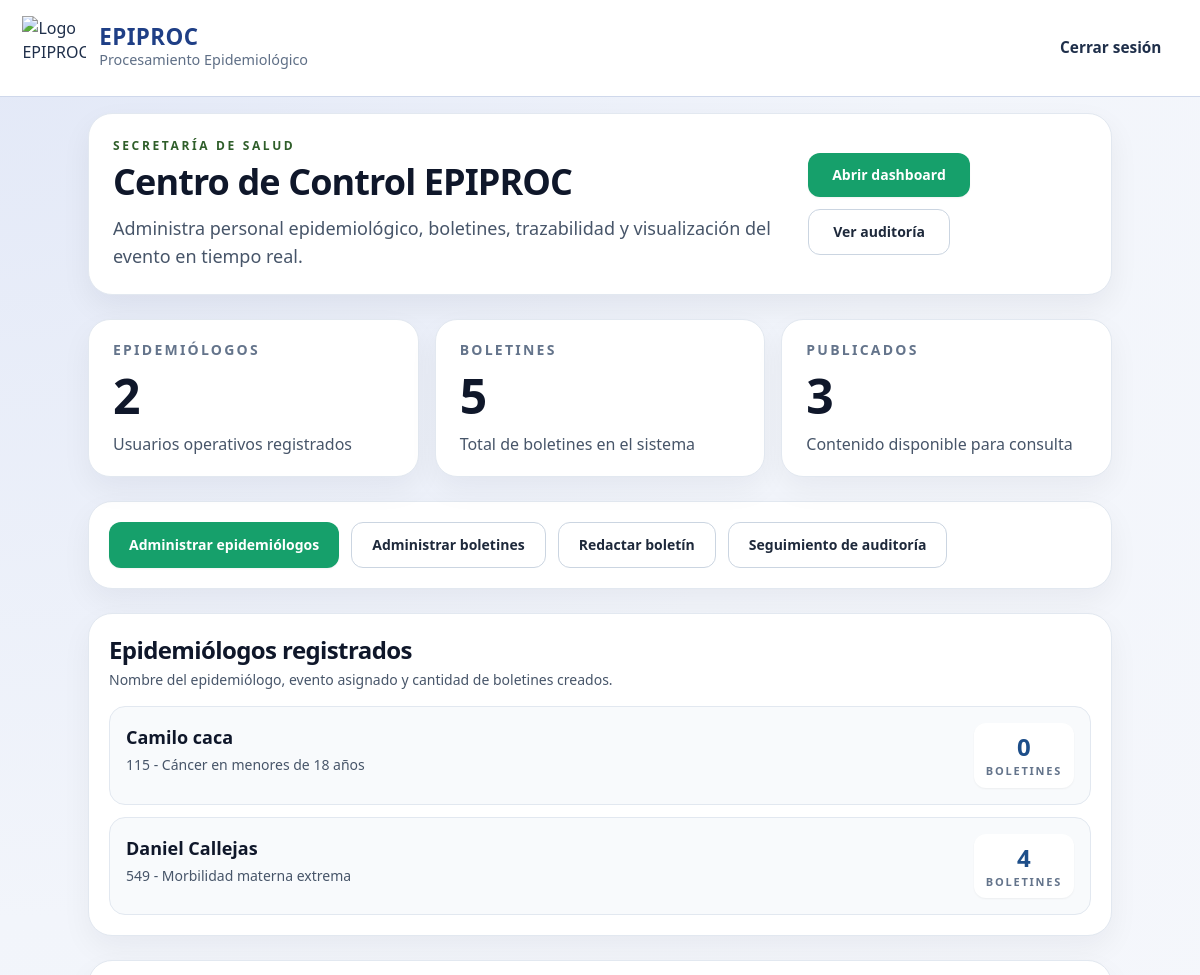
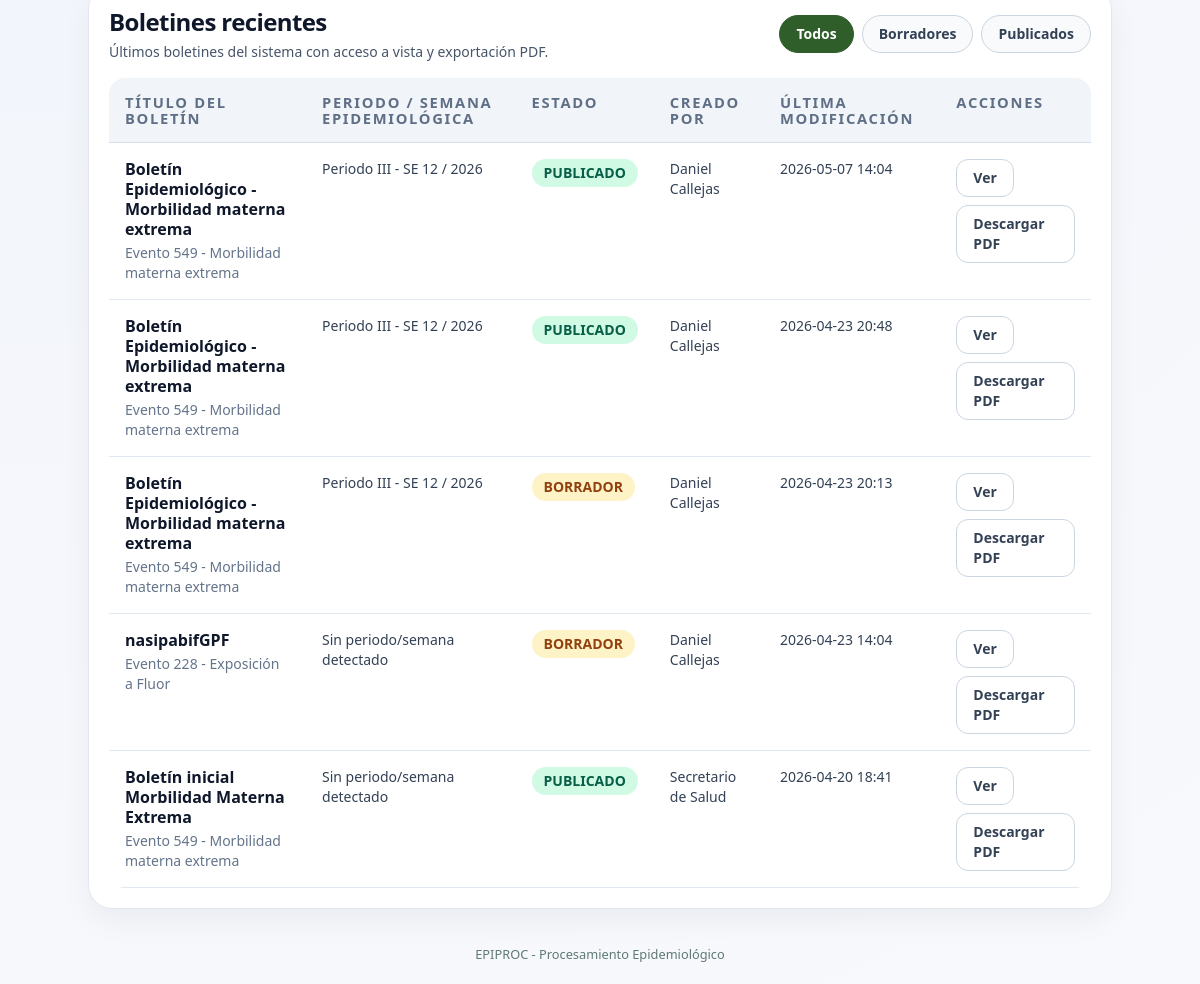
The page /admin (signed in) on the database its author committed (2 pictures, top to bottom).
### epiproc_web/models.py (models this page shows, shortened)
class User(db.Model):
    __tablename__ = "users"
    id = db.Column(db.Integer, primary_key=True)
    username = db.Column(db.String(80), unique=True, nullable=False)
    password_hash = db.Column(db.String(255), nullable=False)
    password_visible = db.Column(db.String(255), nullable=True)
    role = db.Column(db.String(30), nullable=False, index=True)
    full_name = db.Column(db.String(150), nullable=False)
    cedula = db.Column(db.String(30), unique=True, nullable=False)
    email = db.Column(db.String(150), unique=True, nullable=False)
    assigned_event_code = db.Column(db.Integer, db.ForeignKey("events.code"), nullable=True)
    must_change_password = db.Column(db.Boolean, default=False, nullable=False)
    is_active = db.Column(db.Boolean, default=True, nullable=False)
    credentials_updated_at = db.Column(db.DateTime, nullable=True)
    created_at = db.Column(db.DateTime, default=datetime.utcnow, nullable=False)
    updated_at = db.Column(db.DateTime, default=datetime.utcnow, onupdate=datetime.utcnow, nullable=False)
    bulletins = db.relationship("Bulletin", back_populates="author", lazy=True)

class Bulletin(db.Model):
    __tablename__ = "bulletins"
    id = db.Column(db.Integer, primary_key=True)
    title = db.Column(db.String(250), nullable=False)
    content = db.Column(db.Text, nullable=False)
    status = db.Column(db.String(20), nullable=False, default=BulletinStatus.BORRADOR)
    event_code = db.Column(db.Integer, db.ForeignKey("events.code"), nullable=False, index=True)
    author_id = db.Column(db.Integer, db.ForeignKey("users.id"), nullable=False, index=True)
    created_at = db.Column(db.DateTime, default=datetime.utcnow, nullable=False)
    updated_at = db.Column(db.DateTime, default=datetime.utcnow, onupdate=datetime.utcnow, nullable=False)
    published_at = db.Column(db.DateTime, nullable=True)
    author = db.relationship("User", back_populates="bulletins")
    event = db.relationship("Event", back_populates="bulletins")

class Event(db.Model):
    __tablename__ = "events"
    code = db.Column(db.Integer, primary_key=True)
    name = db.Column(db.String(200), nullable=False)
    active = db.Column(db.Boolean, default=True, nullable=False)
    users = db.relationship("User", backref="assigned_event", lazy=True)
    bulletins = db.relationship("Bulletin", back_populates="event", lazy=True)

### epiproc_web/app.py (the view)
    @app.route("/admin")
    @role_required(UserRole.SECRETARIO)
    def admin_panel():
        remote_cedulas: Optional[set[str]] = None
        remote_usernames: Optional[set[str]] = None
        remote_emails: Optional[set[str]] = None
        try:
            _, _, remote_cedulas, remote_usernames, remote_emails = _sync_all_epidemiologos_from_apps_script()
        except Exception:
            pass
        epi_rows = _get_admin_epidemiologo_rows(
            remote_cedulas=remote_cedulas,
            remote_usernames=remote_usernames,
            remote_emails=remote_emails,
        )
        total_epi = len(epi_rows)
        total_boletines = Bulletin.query.count()
        publicados = Bulletin.query.filter_by(status=BulletinStatus.PUBLICADO).count()
        status_filter = (request.args.get("estado") or "TODOS").strip().upper()
        recent_bulletin_rows = _get_admin_recent_bulletin_rows(status_filter)
        return render_template(
            "admin_panel.html",
            total_epi=total_epi,
            total_boletines=total_boletines,
            publicados=publicados,
            epi_rows=epi_rows,
            recent_bulletin_rows=recent_bulletin_rows,
            status_filter=status_filter,
            compact_topnav=True,
        )

### epiproc_web/templates/admin_panel.html (shortened to what this page needs)
{% extends 'base.html' %}
{% block extra_head %}
<script src="https://cdn.tailwindcss.com"></script>
{% endblock %}
{% block content %}
<section class="mx-auto max-w-7xl space-y-6">
    <section class="rounded-[24px] border border-slate-200 bg-white px-6 py-6 shadow-[0_12px_30px_rgba(15,23,42,0.06)]">
        <div class="flex flex-col gap-4 lg:flex-row lg:items-center lg:justify-between">
            <div>
                <p class="mb-2 text-xs font-extrabold uppercase tracking-[0.22em] text-[#2F5E2A]">Secretaría de Salud</p>
                <h2 class="text-4xl font-black tracking-tight text-slate-900">Centro de Control EPIPROC</h2>
                <p class="mt-3 max-w-3xl text-lg text-slate-600">Administra personal epidemiológico, boletines, trazabilidad y visualización del evento en tiempo real.</p>
            </div>
            <div class="flex flex-wrap gap-3">
                <a class="inline-flex items-center justify-center rounded-xl bg-[#16A06B] px-6 py-3 text-sm font-bold text-white shadow-sm transition hover:bg-[#11875a]" href="{{ url_for('admin_dashboard') }}">Abrir dashboard</a>
                <a class="inline-flex items-center justify-center rounded-xl border border-slate-300 bg-white px-6 py-3 text-sm font-bold text-slate-800 transition hover:bg-slate-50" href="{{ url_for('admin_audit') }}">Ver auditoría</a>
            </div>
        </div>
    </section>
    <section class="grid gap-4 md:grid-cols-3">
        <article class="rounded-[22px] border border-slate-200 bg-white px-6 py-5 shadow-[0_12px_30px_rgba(15,23,42,0.05)]">
            <h3 class="text-sm font-extrabold uppercase tracking-[0.16em] text-slate-500">Epidemiólogos</h3>
            <strong class="mt-3 block text-5xl font-black text-slate-900">{{ total_epi }}</strong>
            <p class="mt-3 text-base text-slate-600">Usuarios operativos registrados</p>
        </article>
        <article class="rounded-[22px] border border-slate-200 bg-white px-6 py-5 shadow-[0_12px_30px_rgba(15,23,42,0.05)]">
            <h3 class="text-sm font-extrabold uppercase tracking-[0.16em] text-slate-500">Boletines</h3>
            <strong class="mt-3 block text-5xl font-black text-slate-900">{{ total_boletines }}</strong>
            <p class="mt-3 text-base text-slate-600">Total de boletines en el sistema</p>
        </article>
        <article class="rounded-[22px] border border-slate-200 bg-white px-6 py-5 shadow-[0_12px_30px_rgba(15,23,42,0.05)]">
            <h3 class="text-sm font-extrabold uppercase tracking-[0.16em] text-slate-500">Publicados</h3>
            <strong class="mt-3 block text-5xl font-black text-slate-900">{{ publicados }}</strong>
            <p class="mt-3 text-base text-slate-600">Contenido disponible para consulta</p>
        </article>
    </section>
    <section class="rounded-[24px] border border-slate-200 bg-white px-5 py-5 shadow-[0_12px_30px_rgba(15,23,42,0.05)]">
        <div class="flex flex-wrap gap-3">
            <a class="inline-flex items-center justify-center rounded-xl bg-[#16A06B] px-5 py-3 text-sm font-bold text-white shadow-sm transition hover:bg-[#11875a]" href="{{ url_for('admin_epi_list') }}">Administrar epidemiólogos</a>
            <a class="inline-flex items-center justify-center rounded-xl border border-slate-300 bg-white px-5 py-3 text-sm font-bold text-slate-800 transition hover:bg-slate-50" href="{{ url_for('admin_bulletins') }}">Administrar boletines</a>
            <a class="inline-flex items-center justify-center rounded-xl border border-slate-300 bg-white px-5 py-3 text-sm font-bold text-slate-800 transition hover:bg-slate-50" href="{{ url_for('admin_bulletin_new') }}">Redactar boletín</a>
            <a class="inline-flex items-center justify-center rounded-xl border border-slate-300 bg-white px-5 py-3 text-sm font-bold text-slate-800 transition hover:bg-slate-50" href="{{ url_for('admin_audit') }}">Seguimiento de auditoría</a>
        </div>
    </section>
    <section class="grid gap-6 xl:grid-cols-[0.95fr_1.35fr]">
        <section class="rounded-[24px] border border-slate-200 bg-white px-5 py-5 shadow-[0_12px_30px_rgba(15,23,42,0.05)]">
            <div class="mb-4">
                <h3 class="text-2xl font-black tracking-tight text-slate-900">Epidemiólogos registrados</h3>
                <p class="mt-1 text-sm text-slate-600">Nombre del epidemiólogo, evento asignado y cantidad de boletines creados.</p>
            </div>
            <div class="space-y-3">
                {% for item in epi_rows %}
                    <article class="rounded-2xl border border-slate-200 bg-slate-50 px-4 py-4">
                        <div class="flex items-start justify-between gap-3">
                            <div>
                                <h4 class="text-lg font-extrabold text-slate-900">{{ item.user.full_name }}</h4>
                                <p class="mt-1 text-sm text-slate-600">{{ item.event_label }}</p>
                            </div>
                            <div class="rounded-xl bg-white px-3 py-2 text-center shadow-sm">
                                <div class="text-2xl font-black text-[#1D4E89]">{{ item.bulletin_count }}</div>
                                <div class="text-[11px] font-extrabold uppercase tracking-[0.16em] text-slate-500">Boletines</div>
                            </div>
                        </div>
                    </article>
                {% else %}
                    <div class="rounded-2xl border border-dashed border-slate-300 px-4 py-10 text-center text-sm text-slate-500">No hay epidemiólogos registrados.</div>
                {% endfor %}
            </div>
        </section>
        <section class="rounded-[24px] border border-slate-200 bg-white px-5 py-5 shadow-[0_12px_30px_rgba(15,23,42,0.05)]">
            <div class="flex flex-col gap-4 md:flex-row md:items-center md:justify-between">
                <div>
                    <h3 class="text-2xl font-black tracking-tight text-slate-900">Boletines recientes</h3>
                    <p class="mt-1 text-sm text-slate-600">Últimos boletines del sistema con acceso a vista y exportación PDF.</p>
                </div>
                <div class="flex flex-wrap gap-2">
                    <a class="rounded-full border px-4 py-2 text-sm font-bold {% if status_filter == 'TODOS' %}border-[#2F5E2A] bg-[#2F5E2A] text-white{% else %}border-slate-300 bg-slate-50 text-slate-700{% endif %}" href="{{ url_for('admin_panel', estado='TODOS') }}">Todos</a>
                    <a class="rounded-full border px-4 py-2 text-sm font-bold {% if status_filter == 'BORRADOR' %}border-[#2F5E2A] bg-[#2F5E2A] text-white{% else %}border-slate-300 bg-slate-50 text-slate-700{% endif %}" href="{{ url_for('admin_panel', estado='BORRADOR') }}">Borradores</a>
                    <a class="rounded-full border px-4 py-2 text-sm font-bold {% if status_filter == 'PUBLICADO' %}border-[#2F5E2A] bg-[#2F5E2A] text-white{% else %}border-slate-300 bg-slate-50 text-slate-700{% endif %}" href="{{ url_for('admin_panel', estado='PUBLICADO') }}">Publicados</a>
                </div>
            </div>
            <div class="mt-4 overflow-x-auto">
                <table class="min-w-full border-separate border-spacing-0 overflow-hidden rounded-2xl">
                    <thead>
                        <tr class="bg-slate-100 text-left text-xs font-extrabold uppercase tracking-[0.14em] text-slate-600">
                            <th class="px-4 py-4">Título del boletín</th>
                            <th class="px-4 py-4">Periodo / Semana Epidemiológica</th>
                            <th class="px-4 py-4">Estado</th>
                            <th class="px-4 py-4">Creado por</th>
                            <th class="px-4 py-4">Última modificación</th>
                            <th class="px-4 py-4">Acciones</th>
                        </tr>
                    </thead>
                    <tbody>
                        {% for item in recent_bulletin_rows %}
                            {% set b = item.bulletin %}
                            <tr class="border-b border-slate-200 align-top">
                                <td class="border-b border-slate-200 px-4 py-4">
                                    <div class="text-base font-extrabold leading-tight text-slate-900">{{ b.title }}</div>
                                    <div class="mt-1 text-sm text-slate-500">Evento {{ b.event_code }}{% if b.event %} - {{ b.event.name }}{% endif %}</div>
                                </td>
                                <td class="border-b border-slate-200 px-4 py-4 text-sm text-slate-700">{{ item.week_label }}</td>
                                <td class="border-b border-slate-200 px-4 py-4">
                                    <span class="inline-flex rounded-full px-3 py-1 text-sm font-extrabold {% if b.status == 'PUBLICADO' %}bg-emerald-100 text-emerald-800{% else %}bg-amber-100 text-amber-800{% endif %}">{{ b.status }}</span>
                                </td>
                                <td class="border-b border-slate-200 px-4 py-4 text-sm text-slate-700">{{ b.author.full_name if b.author else 'Sin autor' }}</td>
                                <td class="border-b border-slate-200 px-4 py-4 text-sm text-slate-700">{{ b.updated_at.strftime('%Y-%m-%d %H:%M') }}</td>
                                <td class="border-b border-slate-200 px-4 py-4">
                                    <div class="flex flex-wrap gap-2">
                                        <a class="inline-flex items-center justify-center rounded-xl border border-slate-300 bg-white px-4 py-2 text-sm font-bold text-slate-700 hover:bg-slate-50" href="{{ url_for('admin_bulletin_edit', bulletin_id=b.id) }}?preview=1#preview-root">Ver</a>
                                        <a class="inline-flex items-center justify-center rounded-xl border border-slate-300 bg-white px-4 py-2 text-sm font-bold text-slate-700 hover:bg-slate-50" href="{{ url_for('admin_bulletin_edit', bulletin_id=b.id) }}?download=pdf">Descargar PDF</a>
                                    </div>
                                </td>
                            </tr>
                        {% else %}
                            <tr>
                                <td colspan="6" class="px-4 py-10 text-center text-base text-slate-500">No hay boletines para el filtro seleccionado.</td>
                            </tr>
                        {% endfor %}
                    </tbody>
                </table>
            </div>
        </section>
    </section>
</section>
{% endblock %}

### rows shown on the page
User: user.full_name "Camilo caca"
User: user.full_name "Daniel Callejas", author "Daniel Callejas" "Daniel Callejas" "Daniel Callejas" "Daniel Callejas"
Bulletin: title "Boletín Epidemiológico - Morbilidad materna extrema", event_code "549", status "PUBLICADO", updated_at "2026-05-07 14:04"
Event: event.name "Morbilidad materna extrema" "Morbilidad materna extrema" "Morbilidad materna extrema" "Morbilidad materna extrema"
Bulletin: title "Boletín Epidemiológico - Morbilidad materna extrema", event_code "549", status "PUBLICADO", updated_at "2026-04-23 20:48"
Bulletin: title "Boletín Epidemiológico - Morbilidad materna extrema", event_code "549", status "BORRADOR", updated_at "2026-04-23 20:13"
Bulletin: title "nasipabifGPF", event_code "228", status "BORRADOR", updated_at "2026-04-23 14:04"
Event: event.name "Exposición a Fluor"
Bulletin: title "Boletín inicial Morbilidad Materna Extrema", event_code "549", status "PUBLICADO", updated_at "2026-04-20 18:41"
User: author "Secretario de Salud"

### other values the page prints
{{ total_epi }} "2"
{{ total_boletines }} "5"
{{ publicados }} "3"
{{ item.event_label }} "115 - Cáncer en menores de 18 años" "549 - Morbilidad materna extrema"
{{ item.bulletin_count }} "0" "4"
{{ item.week_label }} "Periodo III - SE 12 / 2026" "Periodo III - SE 12 / 2026" "Periodo III - SE 12 / 2026" "Sin periodo/semana detectado" "Sin periodo/semana detectado"
